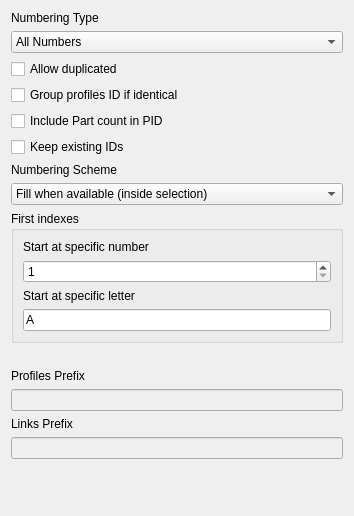
<?xml version="1.0" encoding="UTF-8"?>
<ui version="4.0">
 <class>Dialog</class>
 <widget class="QDialog" name="Dialog">
  <property name="geometry">
   <rect>
    <x>0</x>
    <y>0</y>
    <width>354</width>
    <height>516</height>
   </rect>
  </property>
  <property name="windowTitle">
   <string>Dialog</string>
  </property>
  <layout class="QVBoxLayout" name="verticalLayout">
   <item>
    <widget class="QLabel" name="label">
     <property name="text">
      <string>Numbering Type</string>
     </property>
    </widget>
   </item>
   <item>
    <widget class="QComboBox" name="cb_numbering_type">
     <item>
      <property name="text">
       <string>All Numbers</string>
      </property>
     </item>
     <item>
      <property name="text">
       <string>All Letters</string>
      </property>
     </item>
     <item>
      <property name="text">
       <string>Numbers for Profiles, Letters for Links</string>
      </property>
     </item>
     <item>
      <property name="text">
       <string>Numbers for Links, Letters for Profiles</string>
      </property>
     </item>
    </widget>
   </item>
   <item>
    <widget class="QCheckBox" name="cb_allow_duplicated">
     <property name="text">
      <string>Allow duplicated</string>
     </property>
    </widget>
   </item>
   <item>
    <widget class="QCheckBox" name="cb_group_ids_for_identical">
     <property name="toolTip">
      <string>Profiles of the same material, size and finished shape share one ID, wherever they are; identical links too</string>
     </property>
     <property name="text">
      <string>Group profiles ID if identical</string>
     </property>
    </widget>
   </item>
   <item>
    <widget class="QCheckBox" name="cb_include_part_count_in_pid">
     <property name="text">
      <string>Include Part count in PID</string>
     </property>
    </widget>
   </item>
   <item>
    <widget class="QCheckBox" name="cb_keep_existing">
     <property name="toolTip">
      <string>Pieces that already have an ID keep it: only the others are numbered</string>
     </property>
     <property name="text">
      <string>Keep existing IDs</string>
     </property>
    </widget>
   </item>
   <item>
    <widget class="QLabel" name="label_2">
     <property name="text">
      <string>Numbering Scheme</string>
     </property>
    </widget>
   </item>
   <item>
    <widget class="QComboBox" name="cb_numbering_scheme">
     <item>
      <property name="text">
       <string>Fill when available (inside selection)</string>
      </property>
     </item>
     <item>
      <property name="text">
       <string>Fill when available (whole document)</string>
      </property>
     </item>
     <item>
      <property name="text">
       <string>Start at current document numbering</string>
      </property>
     </item>
     <item>
      <property name="text">
       <string>Start at specific number/letter</string>
      </property>
     </item>
    </widget>
   </item>
   <item>
    <widget class="QGroupBox" name="groupBox">
     <property name="title">
      <string>First indexes</string>
     </property>
     <layout class="QVBoxLayout" name="verticalLayout_2">
      <item>
       <widget class="QLabel" name="label_3">
        <property name="text">
         <string>Start at specific number</string>
        </property>
       </widget>
      </item>
      <item>
       <widget class="QSpinBox" name="sp_first_number">
        <property name="minimum">
         <number>1</number>
        </property>
        <property name="maximum">
         <number>999999</number>
        </property>
       </widget>
      </item>
      <item>
       <widget class="QLabel" name="label_4">
        <property name="text">
         <string>Start at specific letter</string>
        </property>
       </widget>
      </item>
      <item>
       <widget class="QLineEdit" name="le_first_letter">
        <property name="text">
         <string>A</string>
        </property>
        <property name="clearButtonEnabled">
         <bool>false</bool>
        </property>
       </widget>
      </item>
     </layout>
    </widget>
   </item>
   <item>
    <widget class="QLabel" name="message_label">
     <property name="visible">
      <bool>false</bool>
     </property>
     <property name="wordWrap">
      <bool>true</bool>
     </property>
    </widget>
   </item>
   <item>
    <widget class="QLabel" name="label_5">
     <property name="text">
      <string>Profiles Prefix</string>
     </property>
    </widget>
   </item>
   <item>
    <widget class="QLineEdit" name="le_profiles_prefix">
     <property name="enabled">
      <bool>false</bool>
     </property>
    </widget>
   </item>
   <item>
    <widget class="QLabel" name="label_6">
     <property name="text">
      <string>Links Prefix</string>
     </property>
    </widget>
   </item>
   <item>
    <widget class="QLineEdit" name="le_links_prefix">
     <property name="enabled">
      <bool>false</bool>
     </property>
    </widget>
   </item>
   <item>
    <spacer name="verticalSpacer">
     <property name="orientation">
      <enum>Qt::Orientation::Vertical</enum>
     </property>
     <property name="sizeHint" stdset="0">
      <size>
       <width>20</width>
       <height>40</height>
      </size>
     </property>
    </spacer>
   </item>
  </layout>
 </widget>
 <resources/>
 <connections>
  <connection>
   <sender>cb_group_ids_for_identical</sender>
   <signal>toggled(bool)</signal>
   <receiver>cb_include_part_count_in_pid</receiver>
   <slot>setEnabled(bool)</slot>
   <hints>
    <hint type="sourcelabel">
     <x>176</x>
     <y>105</y>
    </hint>
    <hint type="destinationlabel">
     <x>176</x>
     <y>134</y>
    </hint>
   </hints>
  </connection>
 </connections>
</ui>
